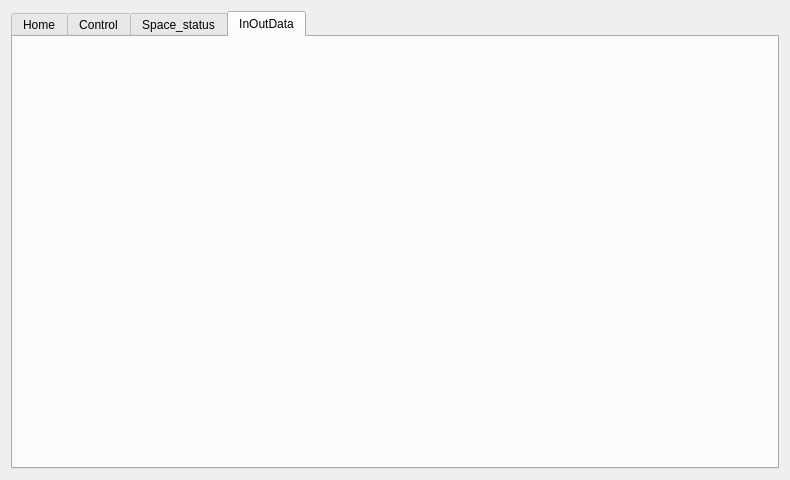
<?xml version="1.0" encoding="UTF-8"?>
<ui version="4.0">
 <class>mainwidget</class>
 <widget class="QWidget" name="mainwidget">
  <property name="geometry">
   <rect>
    <x>0</x>
    <y>0</y>
    <width>790</width>
    <height>480</height>
   </rect>
  </property>
  <property name="windowTitle">
   <string>mainwidget</string>
  </property>
  <layout class="QGridLayout" name="gridLayout">
   <item row="0" column="0">
    <widget class="QTabWidget" name="tabWidget">
     <property name="currentIndex">
      <number>3</number>
     </property>
     <widget class="QWidget" name="pTab1">
      <attribute name="title">
       <string>Home</string>
      </attribute>
     </widget>
     <widget class="QWidget" name="pTab4">
      <attribute name="title">
       <string>Control</string>
      </attribute>
     </widget>
     <widget class="QWidget" name="pTab5">
      <property name="contextMenuPolicy">
       <enum>Qt::DefaultContextMenu</enum>
      </property>
      <attribute name="title">
       <string>Space_status</string>
      </attribute>
     </widget>
     <widget class="QWidget" name="pTab6">
      <attribute name="title">
       <string>InOutData</string>
      </attribute>
     </widget>
    </widget>
   </item>
  </layout>
 </widget>
 <resources/>
 <connections/>
</ui>
